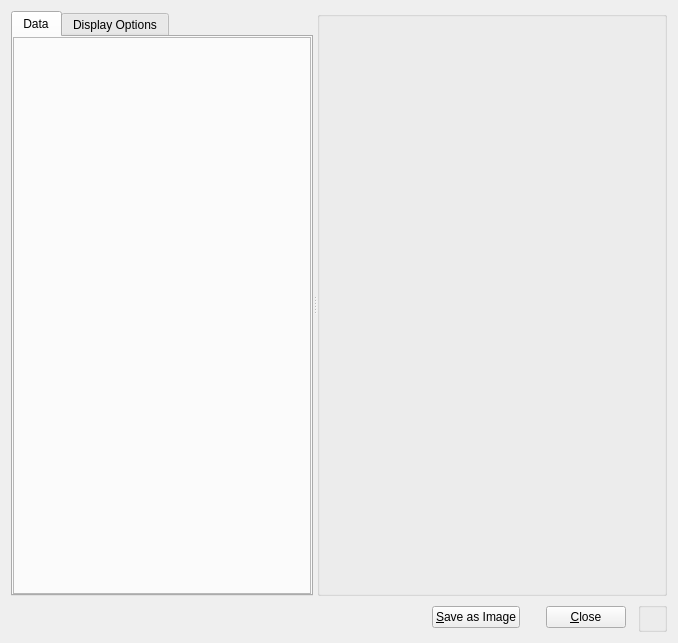
<?xml version="1.0" encoding="UTF-8"?>
<ui version="4.0">
 <class>Data_analysis_gui_base</class>
 <widget class="QWidget" name="Data_analysis_gui_base">
  <property name="geometry">
   <rect>
    <x>0</x>
    <y>0</y>
    <width>678</width>
    <height>643</height>
   </rect>
  </property>
  <property name="windowTitle">
   <string>Data Analysis</string>
  </property>
  <layout class="QVBoxLayout">
   <item>
    <widget class="QSplitter" name="splitter">
     <property name="orientation">
      <enum>Qt::Horizontal</enum>
     </property>
     <widget class="QTabWidget" name="controls_tabwidget_">
      <property name="sizePolicy">
       <sizepolicy hsizetype="Minimum" vsizetype="Expanding">
        <horstretch>1</horstretch>
        <verstretch>0</verstretch>
       </sizepolicy>
      </property>
      <property name="baseSize">
       <size>
        <width>250</width>
        <height>0</height>
       </size>
      </property>
      <property name="currentIndex">
       <number>0</number>
      </property>
      <widget class="QWidget" name="tab">
       <attribute name="title">
        <string>Data</string>
       </attribute>
       <layout class="QVBoxLayout">
        <property name="spacing">
         <number>6</number>
        </property>
        <property name="margin">
         <number>0</number>
        </property>
        <item>
         <widget class="QFrame" name="controls_box_">
          <property name="frameShape">
           <enum>QFrame::StyledPanel</enum>
          </property>
          <property name="frameShadow">
           <enum>QFrame::Raised</enum>
          </property>
         </widget>
        </item>
       </layout>
      </widget>
      <widget class="QWidget" name="tab">
       <attribute name="title">
        <string>Display Options</string>
       </attribute>
       <layout class="QVBoxLayout">
        <item>
         <layout class="QHBoxLayout">
          <property name="spacing">
           <number>6</number>
          </property>
          <property name="margin">
           <number>0</number>
          </property>
          <item>
           <widget class="QLabel" name="textLabel1_5">
            <property name="sizePolicy">
             <sizepolicy hsizetype="Fixed" vsizetype="Fixed">
              <horstretch>0</horstretch>
              <verstretch>0</verstretch>
             </sizepolicy>
            </property>
            <property name="maximumSize">
             <size>
              <width>122</width>
              <height>32767</height>
             </size>
            </property>
            <property name="text">
             <string>&lt;b&gt;Axis options&lt;/b&gt;</string>
            </property>
            <property name="textFormat">
             <enum>Qt::AutoText</enum>
            </property>
            <property name="alignment">
             <set>Qt::AlignVCenter</set>
            </property>
            <property name="wordWrap">
             <bool>false</bool>
            </property>
           </widget>
          </item>
          <item>
           <widget class="Line" name="line3_4">
            <property name="sizePolicy">
             <sizepolicy hsizetype="MinimumExpanding" vsizetype="Fixed">
              <horstretch>0</horstretch>
              <verstretch>0</verstretch>
             </sizepolicy>
            </property>
            <property name="frameShape">
             <enum>QFrame::HLine</enum>
            </property>
            <property name="frameShadow">
             <enum>QFrame::Sunken</enum>
            </property>
            <property name="orientation">
             <enum>Qt::Horizontal</enum>
            </property>
           </widget>
          </item>
         </layout>
        </item>
        <item>
         <spacer>
          <property name="orientation">
           <enum>Qt::Vertical</enum>
          </property>
          <property name="sizeType">
           <enum>QSizePolicy::Fixed</enum>
          </property>
          <property name="sizeHint" stdset="0">
           <size>
            <width>20</width>
            <height>16</height>
           </size>
          </property>
         </spacer>
        </item>
        <item>
         <widget class="QGroupBox" name="xaxis_options_">
          <property name="sizePolicy">
           <sizepolicy hsizetype="Minimum" vsizetype="Preferred">
            <horstretch>0</horstretch>
            <verstretch>0</verstretch>
           </sizepolicy>
          </property>
          <property name="title">
           <string>X Axis</string>
          </property>
          <property name="alignment">
           <set>Qt::AlignHCenter|Qt::AlignTop</set>
          </property>
          <property name="flat">
           <bool>false</bool>
          </property>
          <layout class="QVBoxLayout">
           <item>
            <layout class="QGridLayout">
             <item row="0" column="0">
              <widget class="QLabel" name="textLabel3_4">
               <property name="sizePolicy">
                <sizepolicy hsizetype="Minimum" vsizetype="Preferred">
                 <horstretch>0</horstretch>
                 <verstretch>0</verstretch>
                </sizepolicy>
               </property>
               <property name="text">
                <string>Min</string>
               </property>
               <property name="alignment">
                <set>Qt::AlignCenter</set>
               </property>
               <property name="wordWrap">
                <bool>false</bool>
               </property>
              </widget>
             </item>
             <item row="0" column="1">
              <widget class="QLabel" name="textLabel3_2_3">
               <property name="sizePolicy">
                <sizepolicy hsizetype="Minimum" vsizetype="Preferred">
                 <horstretch>0</horstretch>
                 <verstretch>0</verstretch>
                </sizepolicy>
               </property>
               <property name="text">
                <string>Max</string>
               </property>
               <property name="alignment">
                <set>Qt::AlignCenter</set>
               </property>
               <property name="wordWrap">
                <bool>false</bool>
               </property>
              </widget>
             </item>
             <item row="1" column="0">
              <widget class="QLineEdit" name="minx_edit_">
               <property name="sizePolicy">
                <sizepolicy hsizetype="Minimum" vsizetype="Fixed">
                 <horstretch>0</horstretch>
                 <verstretch>0</verstretch>
                </sizepolicy>
               </property>
               <property name="maximumSize">
                <size>
                 <width>500</width>
                 <height>16777215</height>
                </size>
               </property>
               <property name="baseSize">
                <size>
                 <width>70</width>
                 <height>0</height>
                </size>
               </property>
              </widget>
             </item>
             <item row="1" column="1">
              <widget class="QLineEdit" name="maxx_edit_">
               <property name="sizePolicy">
                <sizepolicy hsizetype="Minimum" vsizetype="Fixed">
                 <horstretch>0</horstretch>
                 <verstretch>0</verstretch>
                </sizepolicy>
               </property>
               <property name="maximumSize">
                <size>
                 <width>500</width>
                 <height>16777215</height>
                </size>
               </property>
               <property name="baseSize">
                <size>
                 <width>70</width>
                 <height>0</height>
                </size>
               </property>
              </widget>
             </item>
            </layout>
           </item>
           <item>
            <widget class="QPushButton" name="reset_axis_x_button_">
             <property name="text">
              <string>Reset</string>
             </property>
            </widget>
           </item>
           <item>
            <widget class="QCheckBox" name="x_logscale_checkbox_">
             <property name="text">
              <string>Logarithmic scale</string>
             </property>
            </widget>
           </item>
          </layout>
         </widget>
        </item>
        <item>
         <spacer>
          <property name="orientation">
           <enum>Qt::Vertical</enum>
          </property>
          <property name="sizeType">
           <enum>QSizePolicy::Fixed</enum>
          </property>
          <property name="sizeHint" stdset="0">
           <size>
            <width>20</width>
            <height>16</height>
           </size>
          </property>
         </spacer>
        </item>
        <item>
         <widget class="QGroupBox" name="yaxis_options_">
          <property name="sizePolicy">
           <sizepolicy hsizetype="Minimum" vsizetype="Preferred">
            <horstretch>0</horstretch>
            <verstretch>0</verstretch>
           </sizepolicy>
          </property>
          <property name="title">
           <string>Y Axis</string>
          </property>
          <property name="alignment">
           <set>Qt::AlignHCenter</set>
          </property>
          <property name="flat">
           <bool>false</bool>
          </property>
          <layout class="QVBoxLayout">
           <property name="spacing">
            <number>6</number>
           </property>
           <item>
            <layout class="QGridLayout">
             <property name="margin">
              <number>0</number>
             </property>
             <property name="spacing">
              <number>6</number>
             </property>
             <item row="1" column="0">
              <widget class="QLineEdit" name="miny_edit_">
               <property name="sizePolicy">
                <sizepolicy hsizetype="Minimum" vsizetype="Fixed">
                 <horstretch>0</horstretch>
                 <verstretch>0</verstretch>
                </sizepolicy>
               </property>
               <property name="maximumSize">
                <size>
                 <width>500</width>
                 <height>16777215</height>
                </size>
               </property>
              </widget>
             </item>
             <item row="1" column="1">
              <widget class="QLineEdit" name="maxy_edit_">
               <property name="sizePolicy">
                <sizepolicy hsizetype="Minimum" vsizetype="Fixed">
                 <horstretch>0</horstretch>
                 <verstretch>0</verstretch>
                </sizepolicy>
               </property>
               <property name="maximumSize">
                <size>
                 <width>500</width>
                 <height>16777215</height>
                </size>
               </property>
              </widget>
             </item>
             <item row="0" column="1">
              <widget class="QLabel" name="textLabel3_2_4">
               <property name="text">
                <string>Max</string>
               </property>
               <property name="alignment">
                <set>Qt::AlignCenter</set>
               </property>
               <property name="wordWrap">
                <bool>false</bool>
               </property>
              </widget>
             </item>
             <item row="0" column="0">
              <widget class="QLabel" name="textLabel3_5">
               <property name="text">
                <string>Min</string>
               </property>
               <property name="alignment">
                <set>Qt::AlignCenter</set>
               </property>
               <property name="wordWrap">
                <bool>false</bool>
               </property>
              </widget>
             </item>
            </layout>
           </item>
           <item>
            <widget class="QPushButton" name="reset_axis_y_button_">
             <property name="text">
              <string>Reset</string>
             </property>
            </widget>
           </item>
           <item>
            <widget class="QCheckBox" name="y_logscale_checkbox_">
             <property name="text">
              <string>Logarithmic scale</string>
             </property>
            </widget>
           </item>
          </layout>
         </widget>
        </item>
        <item>
         <spacer>
          <property name="orientation">
           <enum>Qt::Vertical</enum>
          </property>
          <property name="sizeType">
           <enum>QSizePolicy::Expanding</enum>
          </property>
          <property name="sizeHint" stdset="0">
           <size>
            <width>276</width>
            <height>191</height>
           </size>
          </property>
         </spacer>
        </item>
       </layout>
      </widget>
     </widget>
     <widget class="QGroupBox" name="display_box_">
      <property name="sizePolicy">
       <sizepolicy hsizetype="Preferred" vsizetype="Preferred">
        <horstretch>50</horstretch>
        <verstretch>0</verstretch>
       </sizepolicy>
      </property>
      <property name="title">
       <string/>
      </property>
     </widget>
    </widget>
   </item>
   <item>
    <layout class="QHBoxLayout">
     <property name="spacing">
      <number>0</number>
     </property>
     <property name="margin">
      <number>0</number>
     </property>
     <item>
      <layout class="QHBoxLayout">
       <property name="spacing">
        <number>6</number>
       </property>
       <property name="margin">
        <number>4</number>
       </property>
       <item>
        <spacer>
         <property name="orientation">
          <enum>Qt::Horizontal</enum>
         </property>
         <property name="sizeType">
          <enum>QSizePolicy::Expanding</enum>
         </property>
         <property name="sizeHint" stdset="0">
          <size>
           <width>330</width>
           <height>21</height>
          </size>
         </property>
        </spacer>
       </item>
       <item>
        <widget class="QPushButton" name="save_button_">
         <property name="toolTip">
          <string>save an image of the current histogram</string>
         </property>
         <property name="text">
          <string>&amp;Save as Image</string>
         </property>
         <property name="shortcut">
          <string>Alt+S</string>
         </property>
         <property name="flat">
          <bool>false</bool>
         </property>
        </widget>
       </item>
       <item>
        <spacer>
         <property name="orientation">
          <enum>Qt::Horizontal</enum>
         </property>
         <property name="sizeType">
          <enum>QSizePolicy::Minimum</enum>
         </property>
         <property name="sizeHint" stdset="0">
          <size>
           <width>20</width>
           <height>20</height>
          </size>
         </property>
        </spacer>
       </item>
       <item>
        <widget class="QPushButton" name="close_button_">
         <property name="toolTip">
          <string>close this window</string>
         </property>
         <property name="text">
          <string>&amp;Close</string>
         </property>
         <property name="flat">
          <bool>false</bool>
         </property>
        </widget>
       </item>
       <item>
        <spacer>
         <property name="orientation">
          <enum>Qt::Horizontal</enum>
         </property>
         <property name="sizeType">
          <enum>QSizePolicy::Fixed</enum>
         </property>
         <property name="sizeHint" stdset="0">
          <size>
           <width>8</width>
           <height>20</height>
          </size>
         </property>
        </spacer>
       </item>
      </layout>
     </item>
     <item>
      <widget class="QGroupBox" name="gripbox_">
       <property name="sizePolicy">
        <sizepolicy hsizetype="Preferred" vsizetype="Preferred">
         <horstretch>0</horstretch>
         <verstretch>0</verstretch>
        </sizepolicy>
       </property>
       <property name="maximumSize">
        <size>
         <width>30</width>
         <height>30</height>
        </size>
       </property>
       <property name="title">
        <string/>
       </property>
      </widget>
     </item>
    </layout>
   </item>
  </layout>
 </widget>
 <layoutdefault spacing="6" margin="11"/>
 <resources/>
 <connections/>
</ui>
